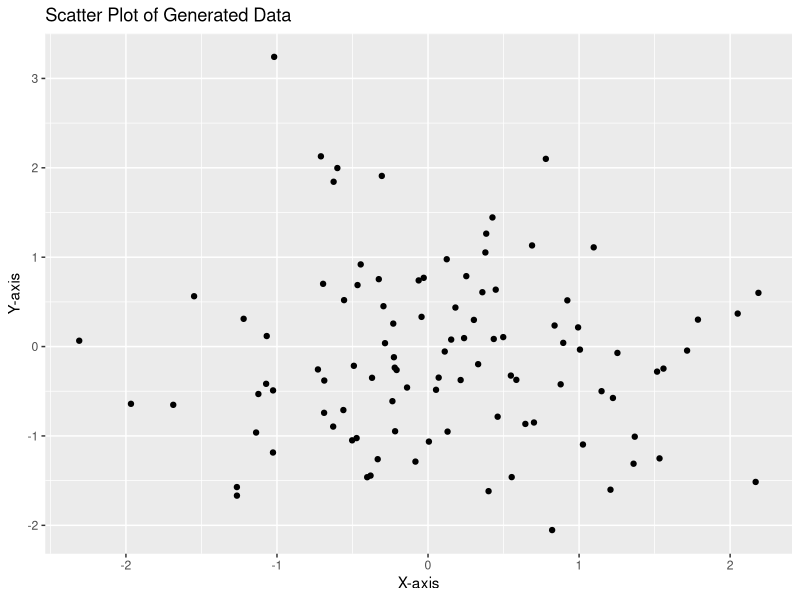
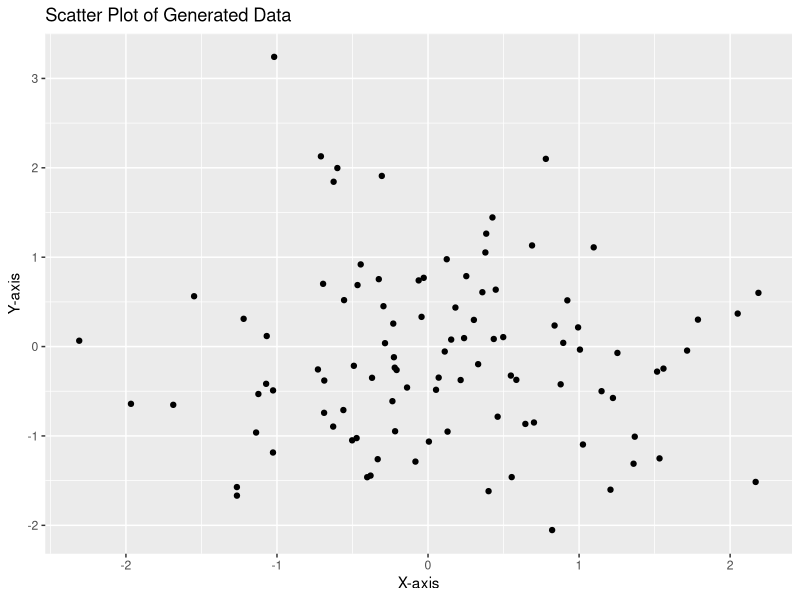

Source code (R) for these figures, in order:
# Load necessary library
library(ggplot2)

# Generate sample data
set.seed(123)
data <- data.frame(
    x = rnorm(100),
    y = rnorm(100)
)

# Create a scatter plot
plot <- ggplot(data, aes(x = x, y = y)) +
    geom_point() +
    labs(title = "Scatter Plot of Generated Data",
             x = "X-axis",
             y = "Y-axis")

# Save the plot
ggsave("scatter_plot.png", plot)

# Display the plot
print(plot)